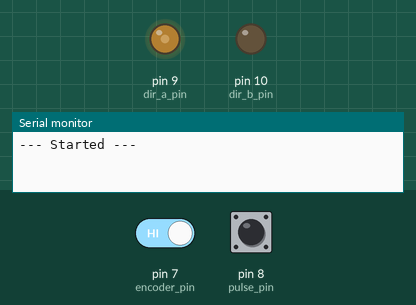
Bench run of a sketch on a simulated Arduino Uno, built with avr-gcc and run on an emulated ATmega328P. Parts: output pins drawn as LEDs (lit = HIGH), the last lines printed to the serial monitor. The inputs (shaded band) are chosen by the test bench; at power-on: pin 7 (encoder_pin) HIGH, pin 8 (pulse_pin) LOW.

Above: at 0.1 s.
At 14.1 s:
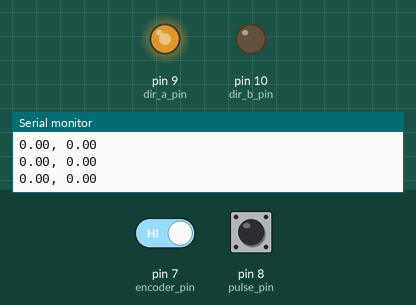
At 22.1 s:
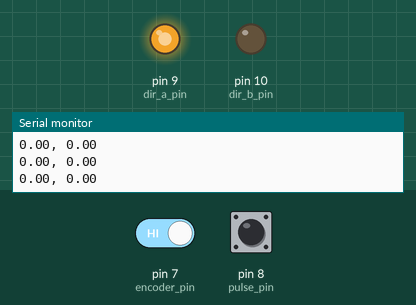
At 30.1 s:
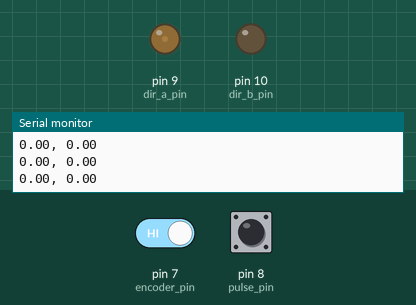
Timing chart, 0 to 40.0 s (numbered marks = the images above):
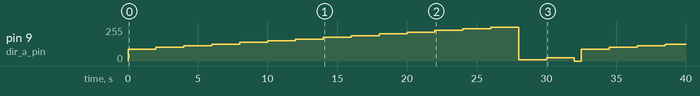

Measured:
- by itself, pin 9 (dir_a_pin): 0/255 → 89/255 at 0.00 s, → 102/255 2.0 s later, → 114/255 2.0 s later, → 127/255 2.0 s later, … (21 changes in this stretch)

The sketch:

back_emf_test.ino
```cpp
#include "pulse_counter.h"

const int dir_a_pin = 9;
const int dir_b_pin = 10;
const int pulse_pin = 8;
const int encoder_pin = 7;

void setup() {
  Serial.begin(9600);
  Serial.println("--- Started ---");

  // 64khz pwm
  TCCR1A = B10000001; // Mode 5 = fast 8-bit PWM with TOP=FF
  TCCR1B = B00001001; // ... WGM, 1:1 clock scale -> 64 kHz

  pinMode(dir_a_pin, OUTPUT);
  pinMode(dir_b_pin, OUTPUT);
  pinMode(pulse_pin, INPUT);
  pinMode(encoder_pin, INPUT);
}

PulseCounter emf_counter(pulse_pin);
PulseCounter encoder_counter(encoder_pin);

void sample_and_print() {

//  emf_counter.start();
  //encoder_counter.start();

  for(unsigned long m=millis();millis() < (m+2000);) {
    emf_counter.do_count();
    encoder_counter.do_count();
  }

  float emf_val = emf_counter.count();
  const float encoder_val = encoder_counter.count();

  /*
  Serial.print("Sampled via back emf: ");
  Serial.println(emf_val);
  Serial.print("Sampled via encoder: ");
  Serial.println(encoder_val);
  Serial.print("Ratio: ");
  Serial.println(emf_val / encoder_val);
  Serial.println();
  */

  Serial.print(emf_val);
  Serial.print(", ");
  Serial.println(encoder_val);

}

void loop() {
#if 1
#if 1
  emf_counter.start();
  encoder_counter.start();
while(true){
//  for(int dir=0;dir<2;++dir)
  const int dir = 1;
  {
    for(float duty = 0.35f;duty <= 1.1f;duty += 0.05f){
      analogWrite(dir ? dir_a_pin : dir_b_pin,
                  min(255, (unsigned byte)(duty * 255.0f)));
      //delay(600);
      sample_and_print();
    }
    analogWrite(dir_a_pin, 0);
    analogWrite(dir_b_pin, 0);
  }
  delay(500);
}
#else
  analogWrite(dir_a_pin, 250);
//  analogWrite(dir_b_pin, 180);

  sample_and_print();
#endif

#else
  analogWrite(dir_a_pin, 110);
  delayMicroseconds(10000);

  analogWrite(dir_a_pin, 0);
  delayMicroseconds(10000);
#endif

}
```

pulse_counter.h
```cpp
#include <Arduino.h>

class PulseCounter {
 private:
  unsigned long started_micros;
  int pin_;
  boolean prev_pulse_state;
  unsigned long count_;
 public:
  PulseCounter(int pin) {
    pin_ = pin;
    prev_pulse_state = (digitalRead(pin_) == HIGH);
  }
  void start() {
    count_ = 0;
    started_micros = micros();
  }
  void do_count() {
    boolean state = (digitalRead(pin_) == HIGH);
    if(state != prev_pulse_state) {
      ++count_;
      prev_pulse_state = state;
    }
  }
  unsigned long count() {
    return count_;
  }
  unsigned long micros_elapsed() {
    return micros() - started_micros;
  }
};
```
